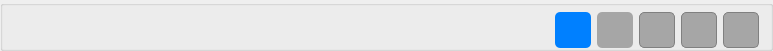
    <widget class="QGroupBox" name="grb_botoes">
     <property name="minimumSize">
      <size>
       <width>773</width>
       <height>51</height>
      </size>
     </property>
     <property name="maximumSize">
      <size>
       <width>16777215</width>
       <height>51</height>
      </size>
     </property>
     <property name="font">
      <font>
       <pointsize>11</pointsize>
      </font>
     </property>
     <property name="title">
      <string/>
     </property>
     <layout class="QHBoxLayout" name="horizontalLayout">
      <property name="topMargin">
       <number>6</number>
      </property>
      <item>
       <widget class="QPushButton" name="btn_primeiro">
        <property name="enabled">
         <bool>false</bool>
        </property>
        <property name="minimumSize">
         <size>
          <width>36</width>
          <height>36</height>
         </size>
        </property>
        <property name="maximumSize">
         <size>
          <width>36</width>
          <height>36</height>
         </size>
        </property>
        <property name="focusPolicy">
         <enum>Qt::NoFocus</enum>
        </property>
        <property name="toolTip">
         <string>Primeiro Registro</string>
        </property>
        <property name="whatsThis">
         <string>&lt;html&gt;&lt;head/&gt;&lt;body&gt;&lt;p&gt;Botão para ir ao primeiro registro&lt;/p&gt;&lt;/body&gt;&lt;/html&gt;</string>
        </property>
        <property name="styleSheet">
         <string notr="true">QPushButton#btn_primeiro{
	border-radius: 5px;
}
QPushButton#btn_primeiro:hover{
	border: 1px solid rgba(33,33,33,.2);
	background: rgba(33,33,33,.1);
}
QPushButton#btn_primeiro:pressed {
	border: 1px solid rgba(33,33,33,.5);
	background: rgba(33,33,33,.2);
}</string>
        </property>
        <property name="text">
         <string/>
        </property>
        <property name="icon">
         <iconset>
          <normaloff>../imagens/nextAll.png</normaloff>../imagens/nextAll.png</iconset>
        </property>
        <property name="iconSize">
         <size>
          <width>36</width>
          <height>36</height>
         </size>
        </property>
        <property name="shortcut">
         <string>Ctrl+Alt+Left</string>
        </property>
        <property name="flat">
         <bool>true</bool>
        </property>
       </widget>
      </item>
      <item>
       <widget class="QPushButton" name="btn_anterior">
        <property name="enabled">
         <bool>false</bool>
        </property>
        <property name="minimumSize">
         <size>
          <width>36</width>
          <height>36</height>
         </size>
        </property>
        <property name="maximumSize">
         <size>
          <width>36</width>
          <height>36</height>
         </size>
        </property>
        <property name="focusPolicy">
         <enum>Qt::NoFocus</enum>
        </property>
        <property name="toolTip">
         <string>Registro Anterior</string>
        </property>
        <property name="whatsThis">
         <string>&lt;html&gt;&lt;head/&gt;&lt;body&gt;&lt;p&gt;Botão para ir ao registro anterior&lt;/p&gt;&lt;/body&gt;&lt;/html&gt;</string>
        </property>
        <property name="styleSheet">
         <string notr="true">QPushButton#btn_anterior{
	border-radius: 5px;
}
QPushButton#btn_anterior:hover{
	border: 1px solid rgba(33,33,33,.2);
	background: rgba(33,33,33,.1);
}
QPushButton#btn_anterior:pressed {
	border: 1px solid rgba(33,33,33,.5);
	background: rgba(33,33,33,.2);
}</string>
        </property>
        <property name="text">
         <string/>
        </property>
        <property name="icon">
         <iconset>
          <normaloff>../imagens/next.png</normaloff>../imagens/next.png</iconset>
        </property>
        <property name="iconSize">
         <size>
          <width>36</width>
          <height>36</height>
         </size>
        </property>
        <property name="shortcut">
         <string>Ctrl+Left</string>
        </property>
        <property name="flat">
         <bool>true</bool>
        </property>
       </widget>
      </item>
      <item>
       <widget class="QPushButton" name="btn_proximo">
        <property name="enabled">
         <bool>false</bool>
        </property>
        <property name="minimumSize">
         <size>
          <width>36</width>
          <height>36</height>
         </size>
        </property>
        <property name="maximumSize">
         <size>
          <width>36</width>
          <height>36</height>
         </size>
        </property>
        <property name="focusPolicy">
         <enum>Qt::NoFocus</enum>
        </property>
        <property name="toolTip">
         <string>Próxima Registro</string>
        </property>
        <property name="whatsThis">
         <string>&lt;html&gt;&lt;head/&gt;&lt;body&gt;&lt;p&gt;Botão para ir ao próximo registro&lt;/p&gt;&lt;/body&gt;&lt;/html&gt;</string>
        </property>
        <property name="styleSheet">
         <string notr="true">QPushButton#btn_proximo{
	border-radius: 5px;
}
QPushButton#btn_proximo:hover{
	border: 1px solid rgba(33,33,33,.2);
	background: rgba(33,33,33,.1);
}
QPushButton#btn_proximo:pressed {
	border: 1px solid rgba(33,33,33,.5);
	background: rgba(33,33,33,.2);
}</string>
        </property>
        <property name="text">
         <string/>
        </property>
        <property name="icon">
         <iconset>
          <normaloff>../imagens/previous.png</normaloff>../imagens/previous.png</iconset>
        </property>
        <property name="iconSize">
         <size>
          <width>36</width>
          <height>36</height>
         </size>
        </property>
        <property name="shortcut">
         <string>Ctrl+Right</string>
        </property>
        <property name="flat">
         <bool>true</bool>
        </property>
       </widget>
      </item>
      <item>
       <widget class="QPushButton" name="btn_ultimo">
        <property name="enabled">
         <bool>false</bool>
        </property>
        <property name="minimumSize">
         <size>
          <width>36</width>
          <height>36</height>
         </size>
        </property>
        <property name="maximumSize">
         <size>
          <width>36</width>
          <height>36</height>
         </size>
        </property>
        <property name="focusPolicy">
         <enum>Qt::NoFocus</enum>
        </property>
        <property name="toolTip">
         <string>Última Registro</string>
        </property>
        <property name="whatsThis">
         <string>&lt;html&gt;&lt;head/&gt;&lt;body&gt;&lt;p&gt;Botão para ir ao ultimo registro&lt;/p&gt;&lt;/body&gt;&lt;/html&gt;</string>
        </property>
        <property name="styleSheet">
         <string notr="true">QPushButton#btn_ultimo{
	border-radius: 5px;
}
QPushButton#btn_ultimo:hover{
	border: 1px solid rgba(33,33,33,.2);
	background: rgba(33,33,33,.1);
}
QPushButton#btn_ultimo:pressed {
	border: 1px solid rgba(33,33,33,.5);
	background: rgba(33,33,33,.2);
}</string>
        </property>
        <property name="text">
         <string/>
        </property>
        <property name="icon">
         <iconset>
          <normaloff>../imagens/PreviousAll.png</normaloff>../imagens/PreviousAll.png</iconset>
        </property>
        <property name="iconSize">
         <size>
          <width>36</width>
          <height>36</height>
         </size>
        </property>
        <property name="shortcut">
         <string>Ctrl+Alt+Right</string>
        </property>
        <property name="flat">
         <bool>true</bool>
        </property>
       </widget>
      </item>
      <item>
       <spacer name="separacao_botoes_do_meio_do_navegadores">
        <property name="orientation">
         <enum>Qt::Horizontal</enum>
        </property>
        <property name="sizeHint" stdset="0">
         <size>
          <width>40</width>
          <height>20</height>
         </size>
        </property>
       </spacer>
      </item>
      <item>
       <widget class="QPushButton" name="btn_pesquisar_registro">
        <property name="minimumSize">
         <size>
          <width>36</width>
          <height>36</height>
         </size>
        </property>
        <property name="maximumSize">
         <size>
          <width>36</width>
          <height>36</height>
         </size>
        </property>
        <property name="focusPolicy">
         <enum>Qt::NoFocus</enum>
        </property>
        <property name="toolTip">
         <string>Pesquisar</string>
        </property>
        <property name="whatsThis">
         <string>&lt;html&gt;&lt;head/&gt;&lt;body&gt;&lt;p&gt;Botão para pesquisar os registros do veiculo&lt;/p&gt;&lt;/body&gt;&lt;/html&gt;</string>
        </property>
        <property name="styleSheet">
         <string notr="true">QPushButton#btn_pesquisar_registro{
	border-radius: 5px;
}
QPushButton#btn_pesquisar_registro:hover{
	border: 1px solid rgba(33,33,33,.2);
	background: rgba(33,33,33,.1);
}
QPushButton#btn_pesquisar_registro:pressed {
	border: 1px solid rgba(33,33,33,.5);
	background: rgba(33,33,33,.2);
}</string>
        </property>
        <property name="text">
         <string/>
        </property>
        <property name="icon">
         <iconset>
          <normaloff>../imagens/edit_find_replace.png</normaloff>../imagens/edit_find_replace.png</iconset>
        </property>
        <property name="iconSize">
         <size>
          <width>36</width>
          <height>30</height>
         </size>
        </property>
        <property name="shortcut">
         <string>F12</string>
        </property>
        <property name="flat">
         <bool>true</bool>
        </property>
       </widget>
      </item>
      <item>
       <widget class="QPushButton" name="btn_pesquisar_codigo">
        <property name="minimumSize">
         <size>
          <width>36</width>
          <height>36</height>
         </size>
        </property>
        <property name="maximumSize">
         <size>
          <width>36</width>
          <height>36</height>
         </size>
        </property>
        <property name="focusPolicy">
         <enum>Qt::NoFocus</enum>
        </property>
        <property name="toolTip">
         <string>Buscar</string>
        </property>
        <property name="whatsThis">
         <string>&lt;html&gt;&lt;head/&gt;&lt;body&gt;&lt;p&gt;Botão para buscar transportadora pelo veiculo&lt;/p&gt;&lt;/body&gt;&lt;/html&gt;</string>
        </property>
        <property name="styleSheet">
         <string notr="true">QPushButton#btn_pesquisar_codigo{
	border-radius: 5px;
}
QPushButton#btn_pesquisar_codigo:hover{
	border: 1px solid rgba(33,33,33,.2);
	background: rgba(33,33,33,.1);
}
QPushButton#btn_pesquisar_codigo:pressed {
	border: 1px solid rgba(33,33,33,.5);
	background: rgba(33,33,33,.2);
}</string>
        </property>
        <property name="text">
         <string/>
        </property>
        <property name="icon">
         <iconset>
          <normaloff>../imagens/dialog-ok.png</normaloff>../imagens/dialog-ok.png</iconset>
        </property>
        <property name="iconSize">
         <size>
          <width>30</width>
          <height>30</height>
         </size>
        </property>
        <property name="shortcut">
         <string>Ctrl+N</string>
        </property>
        <property name="flat">
         <bool>true</bool>
        </property>
       </widget>
      </item>
      <item>
       <widget class="QPushButton" name="btn_imprimir">
        <property name="minimumSize">
         <size>
          <width>36</width>
          <height>36</height>
         </size>
        </property>
        <property name="maximumSize">
         <size>
          <width>36</width>
          <height>36</height>
         </size>
        </property>
        <property name="focusPolicy">
         <enum>Qt::NoFocus</enum>
        </property>
        <property name="toolTip">
         <string>Imprimir</string>
        </property>
        <property name="whatsThis">
         <string>&lt;html&gt;&lt;head/&gt;&lt;body&gt;&lt;p&gt;Botão para imprimir registro do veiculo&lt;/p&gt;&lt;/body&gt;&lt;/html&gt;</string>
        </property>
        <property name="styleSheet">
         <string notr="true">QPushButton#btn_imprimir{
	border-radius: 5px;
}
QPushButton#btn_imprimir:hover{
	border: 1px solid rgba(33,33,33,.2);
	background: rgba(33,33,33,.1);
}
QPushButton#btn_imprimir:pressed {
	border: 1px solid rgba(33,33,33,.5);
	background: rgba(33,33,33,.2);
}</string>
        </property>
        <property name="text">
         <string/>
        </property>
        <property name="icon">
         <iconset>
          <normaloff>../imagens/print.png</normaloff>../imagens/print.png</iconset>
        </property>
        <property name="iconSize">
         <size>
          <width>36</width>
          <height>36</height>
         </size>
        </property>
        <property name="shortcut">
         <string>Ctrl+P</string>
        </property>
        <property name="flat">
         <bool>true</bool>
        </property>
       </widget>
      </item>
      <item>
       <widget class="QPushButton" name="btn_copiar">
        <property name="minimumSize">
         <size>
          <width>36</width>
          <height>36</height>
         </size>
        </property>
        <property name="maximumSize">
         <size>
          <width>36</width>
          <height>36</height>
         </size>
        </property>
        <property name="focusPolicy">
         <enum>Qt::NoFocus</enum>
        </property>
        <property name="toolTip">
         <string>Duplicar</string>
        </property>
        <property name="whatsThis">
         <string>&lt;html&gt;&lt;head/&gt;&lt;body&gt;&lt;p&gt;Botão para duplicar registro&lt;/p&gt;&lt;/body&gt;&lt;/html&gt;</string>
        </property>
        <property name="styleSheet">
         <string notr="true">QPushButton#btn_copiar{
	border-radius: 5px;
}
QPushButton#btn_copiar:hover{
	border: 1px solid rgba(33,33,33,.2);
	background: rgba(33,33,33,.1);
}
QPushButton#btn_copiar:pressed {
	border: 1px solid rgba(33,33,33,.5);
	background: rgba(33,33,33,.2);
}</string>
        </property>
        <property name="text">
         <string/>
        </property>
        <property name="icon">
         <iconset>
          <normaloff>../imagens/copy-1.png</normaloff>../imagens/copy-1.png</iconset>
        </property>
        <property name="iconSize">
         <size>
          <width>36</width>
          <height>36</height>
         </size>
        </property>
        <property name="flat">
         <bool>true</bool>
        </property>
       </widget>
      </item>
      <item>
       <spacer name="separacao_botes_meio_do_acoes_registro">
        <property name="orientation">
         <enum>Qt::Horizontal</enum>
        </property>
        <property name="sizeHint" stdset="0">
         <size>
          <width>40</width>
          <height>20</height>
         </size>
        </property>
       </spacer>
      </item>
      <item>
       <widget class="QPushButton" name="btn_novo">
        <property name="minimumSize">
         <size>
          <width>36</width>
          <height>36</height>
         </size>
        </property>
        <property name="maximumSize">
         <size>
          <width>36</width>
          <height>36</height>
         </size>
        </property>
        <property name="font">
         <font>
          <pointsize>11</pointsize>
          <weight>50</weight>
          <bold>false</bold>
         </font>
        </property>
        <property name="focusPolicy">
         <enum>Qt::NoFocus</enum>
        </property>
        <property name="toolTip">
         <string>Novo</string>
        </property>
        <property name="whatsThis">
         <string>&lt;html&gt;&lt;head/&gt;&lt;body&gt;&lt;p&gt;Botão para cadastrar uma novo registro do veiculo&lt;/p&gt;&lt;/body&gt;&lt;/html&gt;</string>
        </property>
        <property name="styleSheet">
         <string notr="true">QPushButton#btn_novo{
	background-color: #0080ff ;
	color: #fff;
	border-radius: 5px;
}
QPushButton#btn_novo:hover{
	background-color:  #0073e6;
}
QPushButton#btn_novo:pressed {
	background-color: #0059b3;
}
QPushButton#btn_novo:disabled {
	background-color:  #a6a6a6;
	color: #6a6767;
}</string>
        </property>
        <property name="text">
         <string/>
        </property>
        <property name="icon">
         <iconset>
          <normaloff>../imagens/addNew.png</normaloff>../imagens/addNew.png</iconset>
        </property>
        <property name="iconSize">
         <size>
          <width>36</width>
          <height>36</height>
         </size>
        </property>
        <property name="shortcut">
         <string>Ctrl+N</string>
        </property>
       </widget>
      </item>
      <item>
       <widget class="QPushButton" name="btn_editar">
        <property name="enabled">
         <bool>false</bool>
        </property>
        <property name="minimumSize">
         <size>
          <width>36</width>
          <height>36</height>
         </size>
        </property>
        <property name="maximumSize">
         <size>
          <width>36</width>
          <height>36</height>
         </size>
        </property>
        <property name="font">
         <font>
          <pointsize>11</pointsize>
          <weight>50</weight>
          <bold>false</bold>
         </font>
        </property>
        <property name="focusPolicy">
         <enum>Qt::NoFocus</enum>
        </property>
        <property name="toolTip">
         <string>Editar</string>
        </property>
        <property name="whatsThis">
         <string>&lt;html&gt;&lt;head/&gt;&lt;body&gt;&lt;p&gt;Botão para editar o registro do veiculo&lt;/p&gt;&lt;/body&gt;&lt;/html&gt;</string>
        </property>
        <property name="styleSheet">
         <string notr="true">QPushButton#btn_editar{
	background-color: #0080ff ;
	color: #fff;
	border-radius: 5px;
}
QPushButton#btn_editar:hover{
	background-color:  #0073e6;
}
QPushButton#btn_editar:pressed {
	background-color: #0059b3;
}
QPushButton#btn_editar:disabled {
	background-color:  #a6a6a6;
	color: #6a6767;
}</string>
        </property>
        <property name="text">
         <string/>
        </property>
        <property name="icon">
         <iconset>
          <normaloff>../imagens/editFile.png</normaloff>../imagens/editFile.png</iconset>
        </property>
        <property name="iconSize">
         <size>
          <width>36</width>
          <height>36</height>
         </size>
        </property>
        <property name="shortcut">
         <string>Ctrl+E</string>
        </property>
       </widget>
      </item>
      <item>
       <widget class="QPushButton" name="btn_salvar">
        <property name="enabled">
         <bool>false</bool>
        </property>
        <property name="minimumSize">
         <size>
          <width>36</width>
          <height>36</height>
         </size>
        </property>
        <property name="maximumSize">
         <size>
          <width>36</width>
          <height>36</height>
         </size>
        </property>
        <property name="font">
         <font>
          <pointsize>11</pointsize>
         </font>
        </property>
        <property name="focusPolicy">
         <enum>Qt::NoFocus</enum>
        </property>
        <property name="toolTip">
         <string>Salvar</string>
        </property>
        <property name="whatsThis">
         <string>&lt;html&gt;&lt;head/&gt;&lt;body&gt;&lt;p&gt;Botão para salvar o registro do veiculo&lt;/p&gt;&lt;/body&gt;&lt;/html&gt;</string>
        </property>
        <property name="styleSheet">
         <string notr="true">QPushButton#btn_salvar{
	background-color: #0080ff ;
	color: #fff;
	border-radius: 5px;
}
QPushButton#btn_salvar:hover{
	background-color:  #0073e6;
}
QPushButton#btn_salvar:pressed {
	background-color: #0059b3;
}
QPushButton#btn_salvar:disabled {
	background-color:  #a6a6a6;
	color: #6a6767;
	border: 1px solid gray;
}</string>
        </property>
        <property name="text">
         <string/>
        </property>
        <property name="icon">
         <iconset>
          <normaloff>../imagens/save-file.png</normaloff>../imagens/save-file.png</iconset>
        </property>
        <property name="iconSize">
         <size>
          <width>36</width>
          <height>36</height>
         </size>
        </property>
        <property name="shortcut">
         <string>Ctrl+S</string>
        </property>
       </widget>
      </item>
      <item>
       <widget class="QPushButton" name="btn_cancelar">
        <property name="enabled">
         <bool>false</bool>
        </property>
        <property name="minimumSize">
         <size>
          <width>36</width>
          <height>36</height>
         </size>
        </property>
        <property name="maximumSize">
         <size>
          <width>36</width>
          <height>36</height>
         </size>
        </property>
        <property name="font">
         <font>
          <pointsize>11</pointsize>
         </font>
        </property>
        <property name="focusPolicy">
         <enum>Qt::NoFocus</enum>
        </property>
        <property name="toolTip">
         <string>Cancelar</string>
        </property>
        <property name="whatsThis">
         <string>&lt;html&gt;&lt;head/&gt;&lt;body&gt;&lt;p&gt;Botão para cancelar a operação&lt;/p&gt;&lt;/body&gt;&lt;/html&gt;</string>
        </property>
        <property name="styleSheet">
         <string notr="true">QPushButton#btn_cancelar{
	background-color: #0080ff ;
	color: #fff;
	border-radius: 5px;
}
QPushButton#btn_cancelar:hover{
	background-color:  #0073e6;
}
QPushButton#btn_cancelar:pressed {
	background-color: #0059b3;
}
QPushButton#btn_cancelar:disabled {
	background-color:  #a6a6a6;
	color: #6a6767;
	border: 1px solid gray;
}</string>
        </property>
        <property name="text">
         <string/>
        </property>
        <property name="icon">
         <iconset>
          <normaloff>../imagens/cancelfile.png</normaloff>../imagens/cancelfile.png</iconset>
        </property>
        <property name="iconSize">
         <size>
          <width>36</width>
          <height>36</height>
         </size>
        </property>
        <property name="shortcut">
         <string>Ctrl+F</string>
        </property>
       </widget>
      </item>
      <item>
       <widget class="QPushButton" name="btn_deletar">
        <property name="enabled">
         <bool>false</bool>
        </property>
        <property name="minimumSize">
         <size>
          <width>36</width>
          <height>36</height>
         </size>
        </property>
        <property name="maximumSize">
         <size>
          <width>36</width>
          <height>36</height>
         </size>
        </property>
        <property name="font">
         <font>
          <pointsize>11</pointsize>
         </font>
        </property>
        <property name="focusPolicy">
         <enum>Qt::NoFocus</enum>
        </property>
        <property name="toolTip">
         <string>Deletar</string>
        </property>
        <property name="whatsThis">
         <string>&lt;html&gt;&lt;head/&gt;&lt;body&gt;&lt;p&gt;Botão de deletar o registro do veiculo&lt;/p&gt;&lt;/body&gt;&lt;/html&gt;</string>
        </property>
        <property name="styleSheet">
         <string notr="true">QPushButton#btn_deletar{
	background-color: #0080ff ;
	color: #fff;
	border-radius: 5px;
}
QPushButton#btn_deletar:hover{
	background-color:  #0073e6;
}
QPushButton#btn_deletar:pressed {
	background-color: #0059b3;
}
QPushButton#btn_deletar:disabled {
	background-color:  #a6a6a6;
	color: #6a6767;
	border: 1px solid gray;
}</string>
        </property>
        <property name="text">
         <string/>
        </property>
        <property name="icon">
         <iconset>
          <normaloff>../imagens/delet.png</normaloff>../imagens/delet.png</iconset>
        </property>
        <property name="iconSize">
         <size>
          <width>36</width>
          <height>36</height>
         </size>
        </property>
        <property name="shortcut">
         <string>Ctrl+D</string>
        </property>
       </widget>
      </item>
     </layout>
    </widget>
